Frame 1 (no input): blank canvas, image omitted
Frame 60 (no input): blank canvas, image omitted
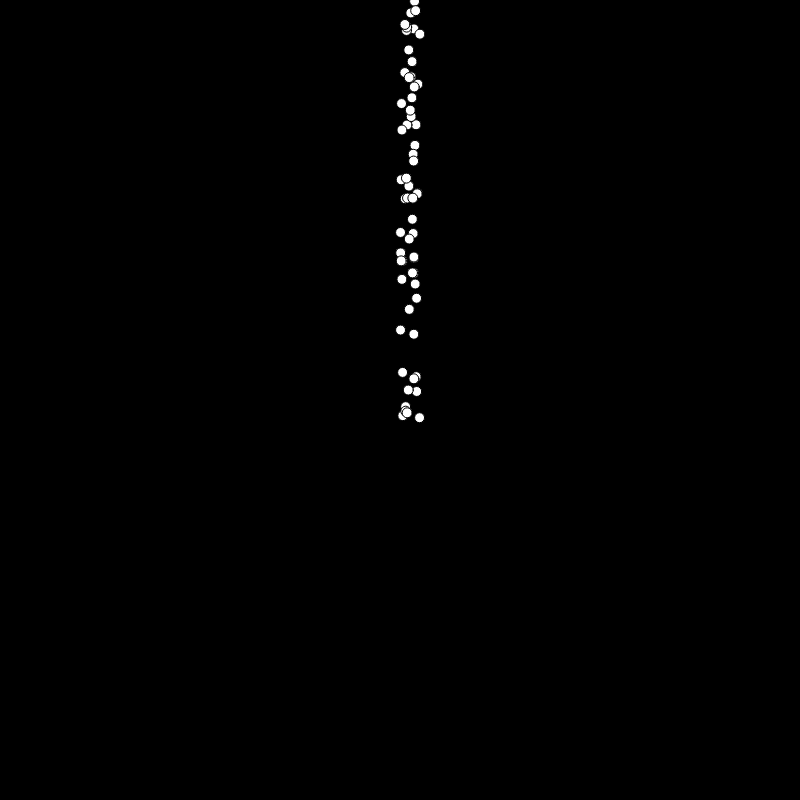
Frame 120 (the mouse pressed at the canvas centre since frame 60)

The p5.js sketch whose frames 1 and 60 were blank and that drew this single picture after the mouse press (run headless with seeded random() and noise() and a simulated clock; from frame 60 on, the mouse is pressed at the canvas centre):

// p5.js sketch
// ── sketch.js
class Particle{
    constructor(x,y){
        this.loc =createVector(random(x,x+20),random(y+20))

    }

    display() {
        fill (255)

        ellipse(this.loc.x,this.loc.y,10,10)
    }

}

class ParticleSystem {
    constructor(x,y){
        this.origin = createVector(x,y)
        this.particles = []
    }

    addParticles(){
        this.particles.push(new Particle(this.origin.x,this.origin.y))
    }

    run(){
        for (let particle of this.particles){
            particle.display()
        } 
    }
}

var particleSystems = []
var ps
var particle

function setup(){

    createCanvas(800,800)
    ps = new ParticleSystem(width/2,height/2)
    particle = new Particle(width/2,height/2)
    
    

}

function draw() {

    background(0)
    for(i=0;i<particleSystems.length;++i){
        particleSystems[i].run()
        particleSystems[i].addParticles(particleSystems[i].origin.x,particleSystems[i].origin.y)
    }
    particle.display()
}


function mousePressed() {
    particleSystems.push(new ParticleSystem(mouseX,mouseY))
    print(particleSystems)
}
